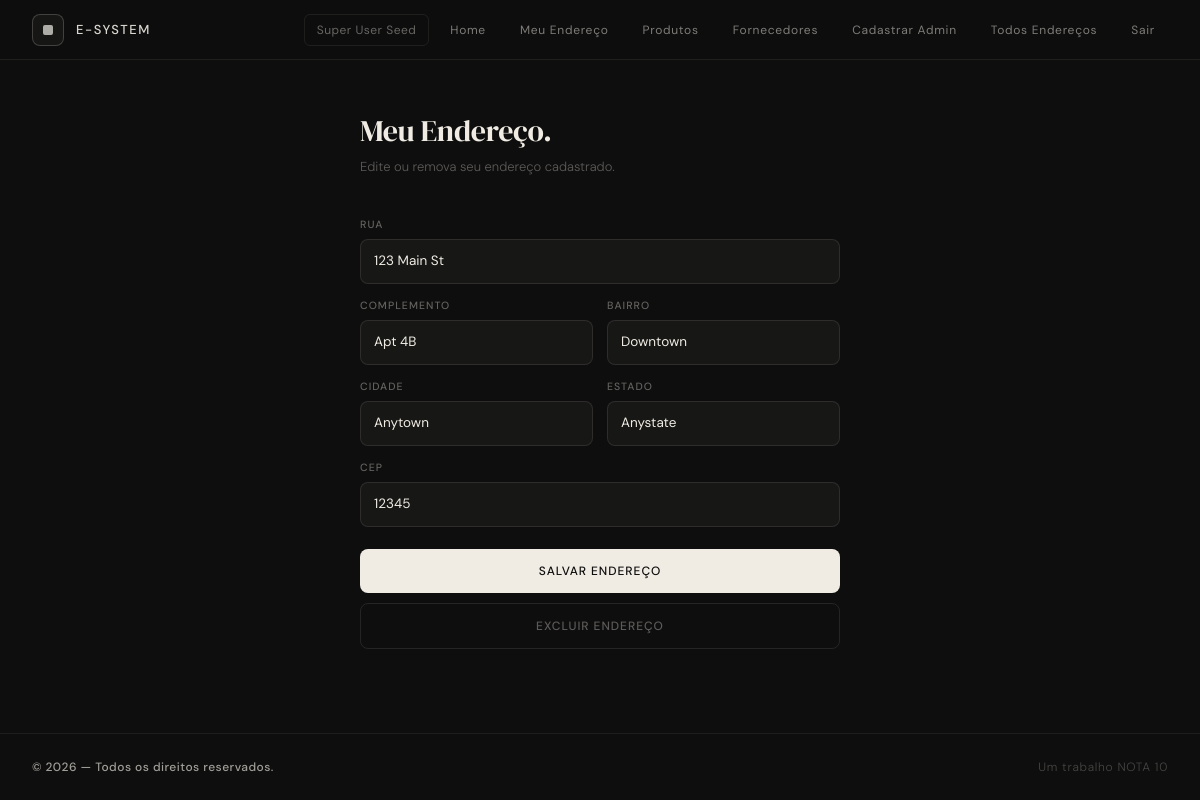
Page /address.php (signed in) on the committed database.
### tables this page shows
CREATE TABLE IF NOT EXISTS users (
    id INT AUTO_INCREMENT PRIMARY KEY,
    name VARCHAR(150) NOT NULL,
    phone VARCHAR(50) NOT NULL,
    email VARCHAR(255) NOT NULL UNIQUE,
    password VARCHAR(255) NOT NULL,
    address_id INT,
    role ENUM('cliente','admin','superuser') NOT NULL DEFAULT 'cliente',
    created_at TIMESTAMP DEFAULT CURRENT_TIMESTAMP,
    FOREIGN KEY (address_id) REFERENCES addresses(id)
);

CREATE TABLE IF NOT EXISTS addresses (
    id INT AUTO_INCREMENT PRIMARY KEY,
    street VARCHAR(255) NOT NULL,
    complement VARCHAR(255),
    city VARCHAR(100) NOT NULL,
    state VARCHAR(100) NOT NULL,
    neighborhood VARCHAR(100) NOT NULL,
    zip_code VARCHAR(20) NOT NULL
);

### src/services/SessionsService.php (called while the page is built, shortened)
<?php
class SessionManager {
    public function currentUser(): ?array {
        return $_SESSION['user'] ?? null;
    }
}

### src/dao/UserDAO.php (called while the page is built, shortened)
<?php
require_once __DIR__ . '/../connection/db.php';
class UserDAO {
    private PDO $db;
    public function __construct() {
        $this->db = Connection::getInstance();
    }
    public function findById(int $id): ?User {
        $stmt = $this->db->prepare(
            'SELECT u.*, CONCAT_WS(", ", a.street, a.complement, a.neighborhood, a.city, a.state, a.zip_code) AS address
             FROM users u
             LEFT JOIN addresses a ON a.id = u.address_id
             WHERE u.id = :id'
        );
        $stmt->execute([':id' => $id]);
        $data = $stmt->fetch(PDO::FETCH_ASSOC);
        return $data ? User::fromArray($data) : null;
    }
}

### src/connection/db.php (called while the page is built, shortened)
<?php
class Connection {
    private static $instance = null;
    private function __construct() {
        $host = 'db';
        $db = 'testdb';
        $user = 'root';
        $pass = 'root';
        try {
            $this->conn = new PDO("mysql:host=$host;dbname=$db", $user, $pass);
        } catch (PDOException $e) {
            die("Erro de conexão: " . $e->getMessage());
        }
    }
     public static function getInstance(): PDO {
        if (self::$instance === null) {
            $obj = new Connection();
            self::$instance = $obj->conn;
        }
        return self::$instance;
    }
}

### src/dao/AddressDAO.php (called while the page is built, shortened)
<?php
require_once __DIR__ . '/../connection/db.php';
require_once __DIR__ . '/../models/Address.php';
class AddressDAO {
    private PDO $db;
    public function __construct() {
        $this->db = Connection::getInstance();
    }
    public function findByUserId(int $userId): ?array {
        $stmt = $this->db->prepare(
            'SELECT a.*, u.address_id FROM users u LEFT JOIN addresses a ON a.id = u.address_id WHERE u.id = :userId'
        );
        $stmt->execute([':userId' => $userId]);
        $data = $stmt->fetch(PDO::FETCH_ASSOC);
        return [
            'address' => Address::fromArray($data),
            'address_id' => isset($data['address_id']) ? (int)$data['address_id'] : null,
        ];
    }
}

### src/models/Address.php (called while the page is built, shortened)
<?php
class Address {
    private string $street;
    private ?string $complement;
    private string $city;
    private string $state;
    private string $neighborhood;
    private string $zipCode;
    public function __construct(?int $id, string $street, ?string $complement, string $city, string $state, string $neighborhood, string $zipCode) {
        $this->street = $street;
        $this->complement = $complement;
        $this->city = $city;
        $this->state = $state;
        $this->neighborhood = $neighborhood;
        $this->zipCode = $zipCode;
    }
    public static function fromArray(array $data): Address {
        return new self(
            isset($data['id']) ? (int)$data['id'] : null,
            $data['street'] ?? '',
            $data['complement'] ?? null,
            $data['city'] ?? '',
            $data['state'] ?? '',
            $data['neighborhood'] ?? '',
            $data['zip_code'] ?? ''
        );
    }
    public function getStreet(): string {
        return $this->street;
    }
    public function getComplement(): ?string {
        return $this->complement;
    }
    public function getCity(): string {
        return $this->city;
    }
    public function getState(): string {
        return $this->state;
    }
    public function getNeighborhood(): string {
        return $this->neighborhood;
    }
    public function getZipCode(): string {
        return $this->zipCode;
    }
}

### src/address.php (the view, shortened to what this page needs)
<?php
require_once 'services/SessionsService.php';
require_once 'dao/UserDAO.php';
require_once 'dao/AddressDAO.php';
require_once 'models/Address.php';
$session = new SessionManager();
$userSession = $session->currentUser();
$userDAO = new UserDAO();
$addressDAO = new AddressDAO();
$currentUser = $userDAO->findById($userSession['id']);
$addressData = $addressDAO->findByUserId($userSession['id']);
$address = $addressData['address'];
$addressId = $addressData['address_id'];
include 'partials/header.php'; ?>
<main class="flex-grow flex justify-center px-6 py-12">
  <div style="width:100%;max-width:480px">
    <h1 style="font-family:'DM Serif Display',serif;font-size:30px;font-weight:400;letter-spacing:-0.01em;margin:0 0 4px">Meu Endereço.</h1>
    <p style="font-size:13px;font-weight:300;color:rgba(240,236,228,0.35);margin:0 0 2.5rem">
      <?= $addressId !== null ? 'Edite ou remova seu endereço cadastrado.' : 'Cadastre seu endereço de entrega.' ?>
    </p>
    <?php
      $inputStyle = "background:rgba(240,236,228,0.04);border:1px solid rgba(240,236,228,0.1);border-radius:8px;padding:11px 13px;font-size:13.5px;font-family:'DM Sans',sans-serif;color:#f0ece4;outline:none;width:100%;box-sizing:border-box";
      $labelStyle = "font-size:10.5px;font-weight:500;letter-spacing:0.1em;text-transform:uppercase;color:rgba(240,236,228,0.38);display:block;margin-bottom:7px";
    ?>
    <form method="post" style="display:flex;flex-direction:column;gap:14px">
      <label style="display:flex;flex-direction:column">
        <span style="<?= $labelStyle ?>">Rua</span>
        <input type="text" name="street"
          value="<?= htmlspecialchars($address?->getStreet() ?? ($_POST['street'] ?? '')) ?>"
          placeholder="Nome da rua" style="<?= $inputStyle ?>" required>
      </label>
      <div style="display:grid;grid-template-columns:1fr 1fr;gap:14px">
        <label style="display:flex;flex-direction:column">
          <span style="<?= $labelStyle ?>">Complemento</span>
          <input type="text" name="complement"
            value="<?= htmlspecialchars($address?->getComplement() ?? ($_POST['complement'] ?? '')) ?>"
            placeholder="Apto, bloco..." style="<?= $inputStyle ?>">
        </label>
        <label style="display:flex;flex-direction:column">
          <span style="<?= $labelStyle ?>">Bairro</span>
          <input type="text" name="neighborhood"
            value="<?= htmlspecialchars($address?->getNeighborhood() ?? ($_POST['neighborhood'] ?? '')) ?>"
            placeholder="Seu bairro" style="<?= $inputStyle ?>" required>
        </label>
        <label style="display:flex;flex-direction:column">
          <span style="<?= $labelStyle ?>">Cidade</span>
          <input type="text" name="city"
            value="<?= htmlspecialchars($address?->getCity() ?? ($_POST['city'] ?? '')) ?>"
            placeholder="Sua cidade" style="<?= $inputStyle ?>" required>
        </label>
        <label style="display:flex;flex-direction:column">
          <span style="<?= $labelStyle ?>">Estado</span>
          <input type="text" name="state"
            value="<?= htmlspecialchars($address?->getState() ?? ($_POST['state'] ?? '')) ?>"
            placeholder="UF" style="<?= $inputStyle ?>" required>
        </label>
      </div>
      <label style="display:flex;flex-direction:column">
        <span style="<?= $labelStyle ?>">CEP</span>
        <input type="text" name="zip_code"
          value="<?= htmlspecialchars($address?->getZipCode() ?? ($_POST['zip_code'] ?? '')) ?>"
          placeholder="00000-000" style="<?= $inputStyle ?>" required>
      </label>
      <div style="display:flex;flex-direction:column;gap:10px;margin-top:8px">
        <button type="submit"
          style="width:100%;padding:13px;background:#f0ece4;color:#0e0e0e;border:none;border-radius:8px;font-size:12px;font-weight:500;font-family:'DM Sans',sans-serif;letter-spacing:0.08em;text-transform:uppercase;cursor:pointer;transition:opacity 0.2s"
          onmouseover="this.style.opacity='0.88'" onmouseout="this.style.opacity='1'">
          Salvar Endereço
        </button>
        <?php if ($addressId !== null): ?>
          <button type="submit" name="delete" value="1"
            style="width:100%;padding:13px;background:transparent;color:rgba(240,236,228,0.35);border:1px solid rgba(240,236,228,0.1);border-radius:8px;font-size:12px;font-weight:500;font-family:'DM Sans',sans-serif;letter-spacing:0.08em;text-transform:uppercase;cursor:pointer;transition:all 0.2s"
            onmouseover="this.style.borderColor='rgba(226,75,74,0.4)';this.style.color='#f09595';this.style.background='rgba(226,75,74,0.06)'"
            onmouseout="this.style.borderColor='rgba(240,236,228,0.1)';this.style.color='rgba(240,236,228,0.35)';this.style.background='transparent'">
            Excluir Endereço
          </button>
        <?php endif ?>
      </div>
    </form>
  </div>
</main>
 <?php include 'partials/footer.php';

### src/partials/header.php (shortened to what this page needs)
<?php
require_once __DIR__ . '/../services/SessionsService.php';
$session = new SessionManager();
$user = $session->currentUser();
?>
<!DOCTYPE html>
<html lang="pt-BR">
<head>
  <script src="https://cdn.jsdelivr.net/npm/@tailwindcss/browser@4"></script>
</head>
<body class="min-h-screen flex flex-col">
<header style="border-bottom:1px solid rgba(240,236,228,0.08); background:rgba(14,14,14,0.97); height:60px;"
        class="sticky top-0 z-50 flex items-center justify-between px-8">
  <a href="index.php" class="flex items-center gap-3 no-underline" style="color:var(--cream)">
    <div style="width:32px;height:32px;border:1px solid rgba(240,236,228,0.2);border-radius:8px;background:rgba(240,236,228,0.04);display:flex;align-items:center;justify-content:center;">
      <div style="width:10px;height:10px;background:var(--cream);border-radius:2px;opacity:0.7;"></div>
    </div>
    <span style="font-size:13px;font-weight:500;letter-spacing:0.12em;text-transform:uppercase;opacity:0.9">E-System</span>
  </a>
  <nav class="flex items-center gap-2">
    <?php if ($user): ?>
      <span style="font-size:12px;color:rgba(240,236,228,0.4);padding:6px 12px;border:1px solid rgba(240,236,228,0.08);border-radius:6px;letter-spacing:0.04em">
        <?= htmlspecialchars($user['name']) ?>
      </span>
      <?php
      $links = [['index.php','Home'],['address.php','Meu Endereço']];
      if ($session->hasRole(['superuser', 'admin'])):
        $links[] = ['products.php','Produtos'];
        $links[] = ['suppliers.php','Fornecedores'];
      endif;
      if ($session->hasRole(['superuser'])):
        $links[] = ['create_admin.php','Cadastrar Admin'];
        $links[] = ['addresses.php','Todos Endereços'];
      endif;
      $links[] = ['logout.php','Sair'];
      foreach ($links as [$href, $label]):
      ?>
        <a href="<?= $href ?>" style="font-size:12px;font-weight:400;letter-spacing:0.06em;color:rgba(240,236,228,0.5);text-decoration:none;padding:6px 12px;border-radius:6px;border:1px solid transparent;transition:all 0.2s;"
           onmouseover="this.style.color='#f0ece4';this.style.borderColor='rgba(240,236,228,0.12)';this.style.background='rgba(240,236,228,0.04)'"
           onmouseout="this.style.color='rgba(240,236,228,0.5)';this.style.borderColor='transparent';this.style.background='transparent'">
          <?= $label ?>
        </a>
      <?php endforeach ?>
    <?php else: ?>
      <a href="login.php"    style="...mesmo estilo...">Entrar</a>
      <a href="register.php" style="...mesmo estilo...">Cadastrar</a>
    <?php endif ?>
  </nav>
</header>

### src/partials/footer.php
<footer style="border-top:1px solid rgba(240,236,228,0.07);padding:24px 32px;display:flex;align-items:center;justify-content:space-between;flex-wrap:wrap;gap:8px;background:#0e0e0e;">
  <p style="font-size:12px;font-weight:500;color:rgba(240,236,228,0.65);letter-spacing:0.04em;margin:0">
    &copy; <?= date('Y') ?> — Todos os direitos reservados.
  </p>
  <p style="font-size:12px;font-weight:300;color:rgba(240,236,228,0.25);letter-spacing:0.06em;margin:0">
    Um trabalho NOTA 10
  </p>
</footer>
</body>
</html>

### src/partials/header.php (style rules this page uses)
:root { --cream: #f0ece4; --bg: #0e0e0e; --border: rgba(240,236,228,0.1); --muted: rgba(240,236,228,0.38); }
body { font-family: 'DM Sans', sans-serif; background: var(--bg); color: var(--cream); }

### rows in the picture
users: name "Super User Seed", street "123 Main St", complement "Apt 4B", neighborhood "Downtown", city "Anytown", state "Anystate", zip_code "12345"

### other values in the picture
$label "Home"
$label "Meu Endereço"
$label "Produtos"
$label "Fornecedores"
$label "Cadastrar Admin"
$label "Todos Endereços"
$label "Sair"
